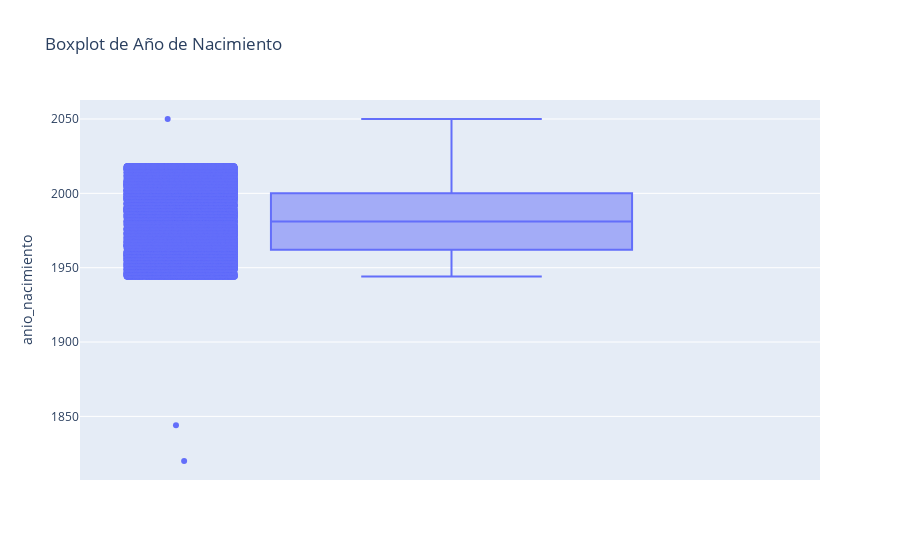

Here is the notebook cell this chart was saved with:
### Code cell
# Se cambia a datetime la columna 'fecha_nacimiento' y se extrae el año
clientes['fecha_nacimiento'] = pd.to_datetime(clientes['fecha_nacimiento'].astype(str), format='%Y%m%d', errors='coerce')
clientes['anio_nacimiento'] = clientes['fecha_nacimiento'].dt.year

# Boxplot para detectar outliers en el año de nacimiento
fig = px.box(clientes, y="anio_nacimiento", title="Boxplot de Año de Nacimiento", points="all")
fig.show()

### Figure 1 — Plotly figure (JSON) as saved in the notebook; plotly's stock layout.template omitted (floating-point values rounded to 4 significant figures; data arrays with more than 128 entries replaced by an {"elided": "..."} marker saying what was removed)
{"data": [{"alignmentgroup": "True", "boxpoints": "all", "hovertemplate": "anio_nacimiento=%{y}<extra></extra>", "legendgroup": "", "marker": {"color": "#636efa"}, "name": "", "notched": false, "offsetgroup": "", "orientation": "v", "showlegend": false, "type": "box", "x0": " ", "xaxis": "x", "y": {"elided": "50000 float values"}, "y0": " ", "yaxis": "y"}], "layout": {"boxmode": "group", "legend": {"tracegroupgap": 0}, "title": {"text": "Boxplot de Año de Nacimiento"}, "xaxis": {"anchor": "y", "domain": [0, 1]}, "yaxis": {"anchor": "x", "domain": [0, 1], "title": {"text": "anio_nacimiento"}}}}
